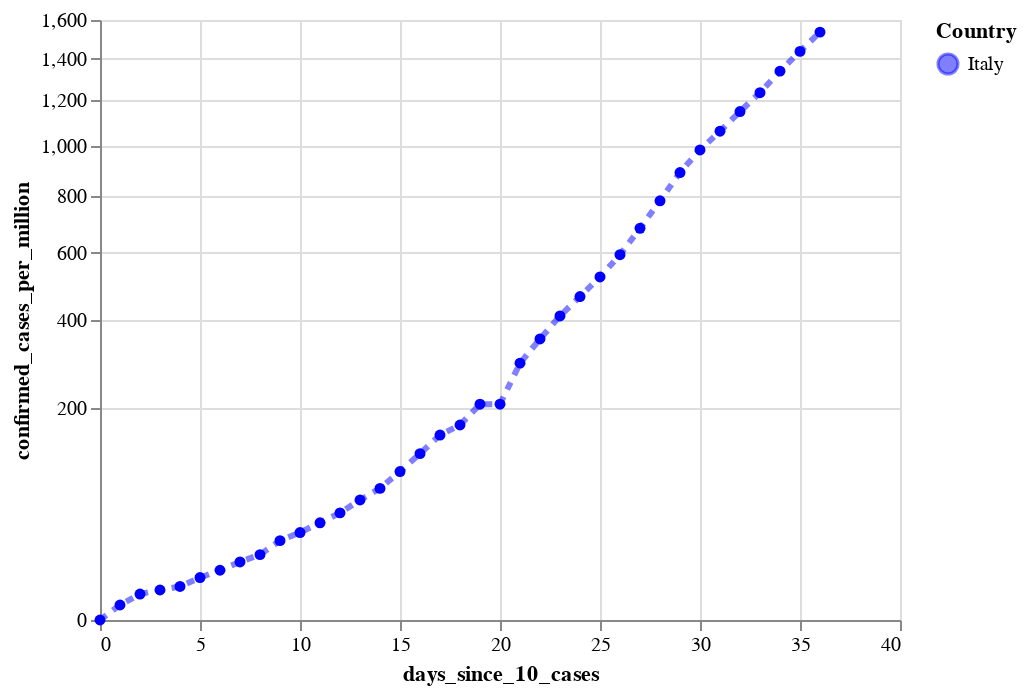

Write notebook code for a chart like this one.
### Code cell
#hide

cases_per_million_it_plot = alt.Chart(source_it).mark_line(
    color='blue',
    opacity=0.5,
    strokeDash=[4, 4],
    strokeWidth=3,
    point=True
).encode(
    x='days_since_10_cases:Q',
#     y='confirmed_cases:Q',
    y=alt.Y('confirmed_cases_per_million:Q', scale=alt.Scale(type='sqrt')),
#     size='new_cases:Q',
    tooltip=['country', 'date:T', 'confirmed_cases:Q', 'confirmed_cases_per_million:Q', 'new_cases'],
    color=alt.Color('country', scale=alt.Scale(range=['blue'], domain=['Italy']), title="Country")
)

cases_per_million_it_plot

### Figure 1 — Vega-Lite specification as saved in the notebook (floating-point values rounded to 4 significant figures)
{"config": {"view": {"continuousWidth": 400, "continuousHeight": 300}}, "data": {"name": "data-774efa6f17819813874601c0a04312df"}, "mark": {"type": "line", "color": "blue", "opacity": 0.5, "point": true, "strokeDash": [4, 4], "strokeWidth": 3}, "encoding": {"color": {"type": "nominal", "field": "country", "scale": {"domain": ["Italy"], "range": ["blue"]}, "title": "Country"}, "tooltip": [{"type": "nominal", "field": "country"}, {"type": "temporal", "field": "date"}, {"type": "quantitative", "field": "confirmed_cases"}, {"type": "quantitative", "field": "confirmed_cases_per_million"}, {"type": "quantitative", "field": "new_cases"}], "x": {"type": "quantitative", "field": "days_since_10_cases"}, "y": {"type": "quantitative", "field": "confirmed_cases_per_million", "scale": {"type": "sqrt"}}}, "$schema": "https://vega.github.io/schema/vega-lite/v4.0.2.json", "datasets": {"data-774efa6f17819813874601c0a04312df": [{"country": "Italy", "date": "2020-02-21", "days_since_10_cases": 0, "confirmed_cases": 20, "confirmed_cases_per_million": 0.0, "new_cases": 0}, {"country": "Italy", "date": "2020-02-22", "days_since_10_cases": 1, "confirmed_cases": 62, "confirmed_cases_per_million": 1.0, "new_cases": 42}, {"country": "Italy", "date": "2020-02-23", "days_since_10_cases": 2, "confirmed_cases": 155, "confirmed_cases_per_million": 3.0, "new_cases": 93}, {"country": "Italy", "date": "2020-02-24", "days_since_10_cases": 3, "confirmed_cases": 229, "confirmed_cases_per_million": 4.0, "new_cases": 74}, {"country": "Italy", "date": "2020-02-25", "days_since_10_cases": 4, "confirmed_cases": 322, "confirmed_cases_per_million": 5.0, "new_cases": 93}, {"country": "Italy", "date": "2020-02-26", "days_since_10_cases": 5, "confirmed_cases": 453, "confirmed_cases_per_million": 8.0, "new_cases": 131}, {"country": "Italy", "date": "2020-02-27", "days_since_10_cases": 6, "confirmed_cases": 655, "confirmed_cases_per_million": 11.0, "new_cases": 202}, {"country": "Italy", "date": "2020-02-28", "days_since_10_cases": 7, "confirmed_cases": 888, "confirmed_cases_per_million": 15.0, "new_cases": 233}, {"country": "Italy", "date": "2020-02-29", "days_since_10_cases": 8, "confirmed_cases": 1128, "confirmed_cases_per_million": 19.0, "new_cases": 240}, {"country": "Italy", "date": "2020-03-01", "days_since_10_cases": 9, "confirmed_cases": 1694, "confirmed_cases_per_million": 28.0, "new_cases": 566}, {"country": "Italy", "date": "2020-03-02", "days_since_10_cases": 10, "confirmed_cases": 2036, "confirmed_cases_per_million": 34.0, "new_cases": 342}, {"country": "Italy", "date": "2020-03-03", "days_since_10_cases": 11, "confirmed_cases": 2502, "confirmed_cases_per_million": 42.0, "new_cases": 466}, {"country": "Italy", "date": "2020-03-04", "days_since_10_cases": 12, "confirmed_cases": 3089, "confirmed_cases_per_million": 51.0, "new_cases": 587}, {"country": "Italy", "date": "2020-03-05", "days_since_10_cases": 13, "confirmed_cases": 3858, "confirmed_cases_per_million": 64.0, "new_cases": 769}, {"country": "Italy", "date": "2020-03-06", "days_since_10_cases": 14, "confirmed_cases": 4636, "confirmed_cases_per_million": 77.0, "new_cases": 778}, {"country": "Italy", "date": "2020-03-07", "days_since_10_cases": 15, "confirmed_cases": 5883, "confirmed_cases_per_million": 98.0, "new_cases": 1247}, {"country": "Italy", "date": "2020-03-08", "days_since_10_cases": 16, "confirmed_cases": 7375, "confirmed_cases_per_million": 123.0, "new_cases": 1492}, {"country": "Italy", "date": "2020-03-09", "days_since_10_cases": 17, "confirmed_cases": 9172, "confirmed_cases_per_million": 152.0, "new_cases": 1797}, {"country": "Italy", "date": "2020-03-10", "days_since_10_cases": 18, "confirmed_cases": 10149, "confirmed_cases_per_million": 169.0, "new_cases": 977}, {"country": "Italy", "date": "2020-03-11", "days_since_10_cases": 19, "confirmed_cases": 12462, "confirmed_cases_per_million": 207.0, "new_cases": 2313}, {"country": "Italy", "date": "2020-03-12", "days_since_10_cases": 20, "confirmed_cases": 12462, "confirmed_cases_per_million": 207.0, "new_cases": 0}, {"country": "Italy", "date": "2020-03-13", "days_since_10_cases": 21, "confirmed_cases": 17660, "confirmed_cases_per_million": 293.0, "new_cases": 5198}, {"country": "Italy", "date": "2020-03-14", "days_since_10_cases": 22, "confirmed_cases": 21157, "confirmed_cases_per_million": 351.0, "new_cases": 3497}, {"country": "Italy", "date": "2020-03-15", "days_since_10_cases": 23, "confirmed_cases": 24747, "confirmed_cases_per_million": 411.0, "new_cases": 3590}, {"country": "Italy", "date": "2020-03-16", "days_since_10_cases": 24, "confirmed_cases": 27980, "confirmed_cases_per_million": 465.0, "new_cases": 3233}, {"country": "Italy", "date": "2020-03-17", "days_since_10_cases": 25, "confirmed_cases": 31506, "confirmed_cases_per_million": 523.0, "new_cases": 3526}, {"country": "Italy", "date": "2020-03-18", "days_since_10_cases": 26, "confirmed_cases": 35713, "confirmed_cases_per_million": 593.0, "new_cases": 4207}, {"country": "Italy", "date": "2020-03-19", "days_since_10_cases": 27, "confirmed_cases": 41035, "confirmed_cases_per_million": 682.0, "new_cases": 5322}, {"country": "Italy", "date": "2020-03-20", "days_since_10_cases": 28, "confirmed_cases": 47021, "confirmed_cases_per_million": 781.0, "new_cases": 5986}, {"country": "Italy", "date": "2020-03-21", "days_since_10_cases": 29, "confirmed_cases": 53578, "confirmed_cases_per_million": 890.0, "new_cases": 6557}, {"country": "Italy", "date": "2020-03-22", "days_since_10_cases": 30, "confirmed_cases": 59138, "confirmed_cases_per_million": 982.0, "new_cases": 5560}, {"country": "Italy", "date": "2020-03-23", "days_since_10_cases": 31, "confirmed_cases": 63927, "confirmed_cases_per_million": 1062.0, "new_cases": 4789}, {"country": "Italy", "date": "2020-03-24", "days_since_10_cases": 32, "confirmed_cases": 69176, "confirmed_cases_per_million": 1149.0, "new_cases": 5249}, {"country": "Italy", "date": "2020-03-25", "days_since_10_cases": 33, "confirmed_cases": 74386, "confirmed_cases_per_million": 1236.0, "new_cases": 5210}, {"country": "Italy", "date": "2020-03-26", "days_since_10_cases": 34, "confirmed_cases": 80589, "confirmed_cases_per_million": 1339.0, "new_cases": 6203}, {"country": "Italy", "date": "2020-03-27", "days_since_10_cases": 35, "confirmed_cases": 86498, "confirmed_cases_per_million": 1437.0, "new_cases": 5909}, {"country": "Italy", "date": "2020-03-28", "days_since_10_cases": 36, "confirmed_cases": 92472, "confirmed_cases_per_million": 1536.0, "new_cases": 5974}]}}
